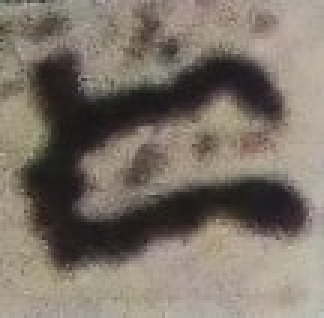
%> input picture Baybayin Da.jpg, 108 x 106 px (shown 3 times larger)
$ octave --eval "result = Data_Extraction_Algorithm('Baybayin Da.jpg');"   (GNU Octave 9; MATLAB toolbox functions it lacks are replaced by stand-ins)
%> lines starting %> are read from the running program, lines starting %| are printed output that depends on the picture; in (x1, y1, x2, y2) boxes, pixels count from 0 and x2, y2 are one past the last pixel; in counts of white or black regions, pixels touching at a corner belong together; the program's own positions count from 1
%> in Data_Extraction_Algorithm, u is the input picture: size 106x108x3 uint8; mean R, G, B 124.3, 114.9, 104.6
### c2bw.m
% =====================================================================%
%Note:                                                                 %
%This is a subfunction from the Data Extraction Algorithm for          %
%converting the input raw image into binary image using the            %
%modified kmeans function                                              %                %
% ---------------------------------------------------------------------%

%u=raw image
function [v1,v2]=c2bw(u)
u=im2double(rgb2gray(u));
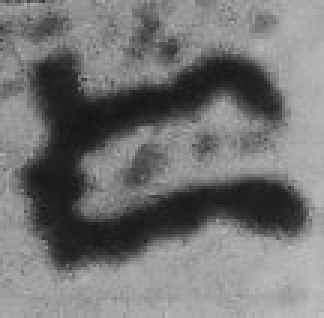
%> u: size 106x108 double (shown 3 times larger); min 0.0863, max 0.753, mean 0.457
[c,a] = kmeans_mod(u,2);
%c is now a binary image
%a gives the intensity values of the two clusters
v1=(c==max(a(:))); %finding the background
v2=(c==min(a(:))); %finding the foreground

### kmeans_mod.m
% =====================================================================%
%Note:                                                                 %
%This is a subfunction from the Data Extraction Algorithm for          %
%clustering a grayscaled image into 2 intensities intended for         %
%image binarization.                                                   %
% ---------------------------------------------------------------------%

%u=raw image
%M=number of clusters
function [c,a] = kmeans_mod(u,M)
%> called with M = 2

    itmax = 1000;

    U = sort(double(u(:)));
    L = length(U);
%> L = 11448
    M = min(M,L);
%> M = 2
    dU = U(2:L) - U(1:(L-1));
    [dUs,dUi] = sort(dU,'descend');
    b = sort(dUi(1:(M-1)));
%> b = 11446
    b = [0,b(:)',L];
%> b = [0 11446 11448]
    a  = zeros(M,1);
    for m=1:M
        a(m) = mean(U((b(m)+1):b(m+1)));
    end
%> after the loop, a = [0.457; 0.753]

    chi = zeros(size(u));
    for it=1:itmax
        avail = ones(size(u));
        as = a;
        for m=1:M
            psi = avail;
            for n=1:M
                if (n ~= m)
                    psi = psi.*(abs(u - a(m)) <= abs(u - a(n)));
                end
            end
            dom = find(psi);
            if (~isempty(dom))
                chi(dom) = m;
                avail(dom) = 0;
            end
        end
        for m=1:M
            dom = find(chi == m);
            if (~isempty(dom))
                a(m) = mean(u(dom));
            else
                a(m) = 0;
            end
        end
        if (max(abs(a-as)) == 0)
            break;
        end
    end
%> this loop made 8 passes
%> as on passes 1 to 8: [0.457; 0.753], [0.37; 0.654], [0.276; 0.616], [0.228; 0.596], [0.211; 0.589], [0.202; 0.585], [0.2; 0.584], [0.198; 0.583]
%> avail: size 106x108 double; every value is 0
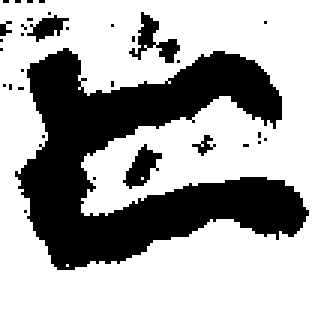
%> chi: size 106x108 double (shown 3 times larger); values 1 (black) and 2 (white), 67.3% white; 33 black regions (28 under 20 px), largest, box (x1, y1, x2, y2) and area: (5, 16, 103, 90) 3416, (43, 4, 60, 21) 105, (41, 48, 54, 63) 94, (9, 5, 23, 14) 60, (64, 45, 72, 52) 22
%> after the loop, a = [0.198; 0.583]
    if (it >= itmax)
        warning('Maximum number of iterations reached in kmeans!');
    end
    c = zeros(size(u));
    for m=1:M
        dom = find(chi == m);
        if (~isempty(dom))
            c(dom) = a(m);
        end
    end

### feature_vector_extractor.m
% ===================================================================== %
%Note:                                                                  %
%This is a subfunction from the Data Extraction Algorithm that          %
% outputs the  feature vector array of the input square matrix          %
% --------------------------------------------------------------------- %
%data1= square data image
function feature_vector_extracted=feature_vector_extractor(data1)

[row,col]=size(data1);
m=length(data1)/col;
n=col^2;

A=zeros(m,n);

for i= 1:m
    B=zeros(col);
    C=zeros(1,n);

    B=data1(col*(i-1)+1:i*col,:);
    for j=1:col
        C(1,col*(j-1)+1:j*col)=B(j,:);
    end
    A(i,:)=C;
end
   feature_vector_extracted=A;
end


### Data_Extraction_Algorithm.m
% ----------------------------------------------------------------------------------------
% Single Image Data Extraction Algorithm                                                 %
% by Rodney Pino, Renier Mendoza and Rachelle Sambayan                                   %
% Programmed by Rodney Pino at University of the Philippines - Diliman                   %
% Programming dates: July 2025 to August 2025                                            %
% ----------------------------------------------------------------------------------------

%---------------------------------------------------------------------------------------------------------------------%
% This function converts a single raw (rgb) Baybayin character image data files into a binary, center-aligned,        %
% 28x28-pixel data.                                                                                                   %
%---------------------------------------------------------------------------------------------------------------------%

function PP=Data_Extraction_Algorithm(input)
%Example: A=Data_Extraction_Algorithm('Baybayin Da.jpg');

%---------------------------------Start of preprocessing---------------------------------%
u= imread(input);
[~, A01]=c2bw(u);
%> in c2bw, `v2=(c==min(a(:)));`: v2: size 106x108 logical; 32.7% white; 33 white regions (28 under 20 px)
s=regionprops(A01,'basic');
%> s = 33 regions; largest, box (x1, y1, x2, y2), Area and Centroid: (5, 16, 103, 90) 3416 [48.2 53.9], (43, 4, 60, 21) 105 [52.1 14.1], (41, 48, 54, 63) 94 [47.8 56.4], (9, 5, 23, 14) 60 [16.4 9.7], (64, 45, 72, 52) 22 [68.7 49]
ss=struct2cell(s);
%> ss = 99 items
S=cell2mat(ss(1,:));
%> S = 33 values, max 3416 at index 8, min 1 at index 2, mean 113.6

A00=pwd; A00=strcat(A00,'\');
P=[];
try
EE=max(S)/max(S(S<max(S)))-1;
%> EE = 31.53
catch
EE=max(S)/1-1;
end

if length(S)>=2 && EE>1 && ~isempty(max(S(S<max(S))))
%Identifying the main body's significant features or bounding box
L=find(S==max(S));
%> L = 8

SS=max(S(S<max(S)));
%> SS = 105
LL=find(S==SS);
%> LL = 25

B=ss(:,L);
%> B = {3416, [48.22 53.9], [5.5 16.5 98 74]}
BB=ss(:,LL);
%> BB = {105, [52.06 14.08], [43.5 4.5 17 17]}


denoise=BB{1};
%> denoise = 105

A01=bwareaopen(A01,denoise+1); %Denoising other unnecessary components
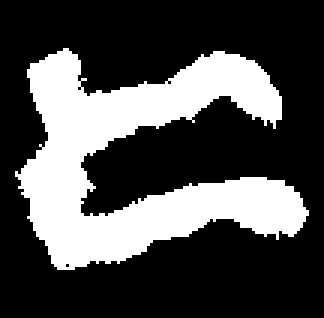
%> A01: size 106x108 logical (shown 3 times larger); 29.8% white; 1 white region, box (x1, y1, x2, y2) and area: (5, 16, 103, 90) 3416

A=B{3};
%> A = [5.5 16.5 98 74]
A(1)=A(1)-1; A(2)=A(2)-1; A(3)=A(3)+1; A(4)=A(4)+1;

A01=imcrop(A01,A); %Cropping the main body with only its essential features
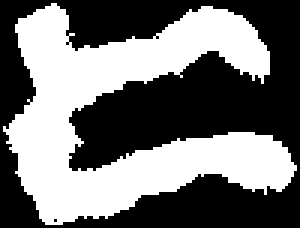
%> A01: size 76x100 logical (shown 3 times larger); 44.9% white; 1 white region, box (x1, y1, x2, y2) and area: (1, 1, 99, 75) 3416


M=28;
A01=imresize(A01, [M M]); %Rescaling the cropped image
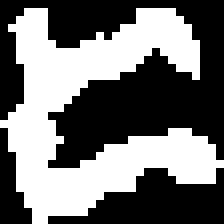
%> A01: size 28x28 logical (shown 8 times larger); 44.8% white; 1 white region, box (x1, y1, x2, y2) and area: (0, 1, 28, 28) 351

a1=sprintf('%04d', 1); a1=num2str(a1);
imwrite(A01, strcat(A00,a1,'.jpg')); %Exporting the converted image as a .jpg file in the directory

QQ=feature_vector_extractor(A01); %Extracting feature vector data
%> after the loop in feature_vector_extractor, `for i= 1:m`: A = 784 values, max 1 at index 32, min 0 at index 1, mean 0.448; C has the same summary as A
%> in feature_vector_extractor, `feature_vector_extracted=A;`: feature_vector_extracted has the same summary as A
%> QQ has the same summary as A in feature_vector_extractor
P=cat(1,P,QQ);
%> P has the same summary as A in feature_vector_extractor


elseif length(S)>=2 && EE<=1 && ~isempty(max(S(S<max(S))))
  %Identifying the main body's significant features or bounding box
    L=find(S==max(S));
    SS=max(S(S<max(S)));
    LL=find(S==SS);

    B=ss(:,L);
    BB=ss(:,LL);

    A=cat(1,B{3},BB{3});
    AA1(1)=min(A(:,1)); AA1(2)=min(A(:,2)); AA1(3)=max(A(:,3)); AA1(4)=abs(A(1,2)-A(2,2));
    if A(1,2)>A(2,2)
       AA1(4)=AA1(4)+A(1,4);
    else
       AA1(4)=AA1(4)+A(2,4);
    end

    A01=imcrop(A01,AA1); %Cropping the main body with only its essential features

    A01=imresize(A01,[28 28]); %Rescaling the cropped image

    A01=bwareaopen(A01, 7); %Denoising of the 28x28 size image


    a1=sprintf('%04d', 1); a1=num2str(a1);
    imwrite(A01, strcat(A00,a1,'.jpg')); %Exporting the converted image as a .jpg file in the directory

    QQ=feature_vector_extractor(A01); %%Extracting feature vector data
    P=cat(1,P,QQ);

else

if isempty(max(S(S<max(S))))
M=28;
A01=imresize(A01, [M M]);
A01=bwareaopen(A01, 7); %Denoising of the 28x28 size image
a1=sprintf('%04d', 1); a1=num2str(a1);
imwrite(A01, strcat(A00,a1,'.jpg')); %Exporting the converted image as a .jpg file in the directory

QQ=feature_vector_extractor(A01); %Extracting feature vector data
P=cat(1,P,QQ);

else
L=find(S==max(S));
B=ss(:,L);

A=B{3};
A(1)=A(1)-1; A(2)=A(2)-1; A(3)=A(3)+1; A(4)=A(4)+1;

A01=imcrop(A01,A);


M=28;
A01=imresize(A01, [M M]); %Rescaling the cropped image
A01=bwareaopen(A01, 7); %Denoising of the 28x28 size image
a1=sprintf('%04d', 1); a1=num2str(a1);
imwrite(A01, strcat(A00,a1,'.jpg')); %Exporting the converted image as a .jpg file in the directory

QQ=feature_vector_extractor(A01); %Extracting feature vector data
P=cat(1,P,QQ);

end
end

PP=imbinarize(P);
%> PP = 784 logical values, 351 true
writematrix(PP, 'feature_vector_data.csv'); %Exporting the feature vector data as a .csv file in the directory

end

$ run again, on Baybayin Ga.jpg
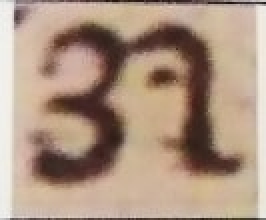
%> input picture Baybayin Ga.jpg, 133 x 110 px (shown 2 times larger)
%> in Data_Extraction_Algorithm, u is the input picture: size 110x133x3 uint8; mean R, G, B 173.3, 148.8, 130.1
%> u: size 110x133 double
%> in kmeans_mod, `b = sort(dUi(1:(M-1)));`: b = 2
%> in kmeans_mod, `b = [0,b(:)',L];`: b = [0 2 14630]
%> after the loop in kmeans_mod, `for m=1:M`: a = [0.0804; 0.604]
%> the loop in kmeans_mod, `for it=1:itmax` made 6 passes
%> as on passes 1 to 6: [0.0804; 0.604], [0.226; 0.692], [0.267; 0.714], [0.282; 0.72], [0.285; 0.722], [0.286; 0.722]
%> after the loop in kmeans_mod, `for it=1:itmax`:
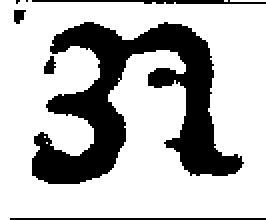
%> chi: size 110x133 double (shown 2 times larger); values 1 (black) and 2 (white), 72.9% white; 7 black regions (2 under 20 px), largest, box (x1, y1, x2, y2) and area: (16, 11, 122, 92) 3613, (16, 0, 133, 2) 154, (5, 109, 133, 110) 128, (22, 28, 28, 37) 37, (7, 5, 13, 12) 31
%> after the loop in kmeans_mod, `for it=1:itmax`: a = [0.286; 0.722]
%> v2: size 110x133 logical; 27.1% white; 7 white regions (2 under 20 px)
%> s = 7 regions; box (x1, y1, x2, y2), Area and Centroid: (16, 11, 122, 92) 3613 [67.3 52.7], (16, 0, 133, 2) 154 [79.6 1.4], (5, 109, 133, 110) 128 [69.5 110], (22, 28, 28, 37) 37 [25.5 33.7], (7, 5, 13, 12) 31 [10 8.5], (8, 0, 10, 2) 3 [9.3 1.3], (13, 0, 14, 1) 1 [14 1]
%> ss = 21 items
%> S = [128 31 3 1 154 3613 37]
%> EE = 22.46
%> in Data_Extraction_Algorithm, `L=find(S==max(S));`: L = 6
%> SS = 154
%> LL = 5
%> B = {3613, [67.25 52.69], [16.5 11.5 106 81]}
%> BB = {154, [79.64 1.37], [16.5 0.5 117 2]}
%> denoise = 154
%> in Data_Extraction_Algorithm, `A=B{3};`: A = [16.5 11.5 106 81]
%> in Data_Extraction_Algorithm, `A01=imresize(A01, [M M]);`:
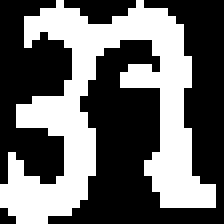
%> A01: size 28x28 logical (shown 8 times larger); 40.6% white; 1 white region, box (x1, y1, x2, y2) and area: (0, 0, 27, 28) 318
%> after the loop in feature_vector_extractor, `for i= 1:m`: A = 784 values, max 1 at index 8, min 0 at index 1, mean 0.406; C has the same summary as A
%> feature_vector_extracted has the same summary as A
%> QQ has the same summary as A in feature_vector_extractor
%> P has the same summary as A in feature_vector_extractor
%> PP = 784 logical values, 318 true
